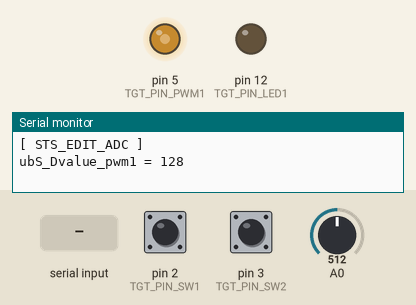
Bench run of a sketch on a simulated Arduino Uno, built with avr-gcc and run on an emulated ATmega328P. Shown: output pins drawn as LEDs (lit = HIGH), the last lines printed to the serial monitor. Dashed ring = blinking. Inputs (shaded band) come from the test bench; at power-on: pin 2 (TGT_PIN_SW1) LOW, pin 3 (TGT_PIN_SW2) LOW, A0 = 512. EEPROM starts erased.

Above: at 1.2 s.
1.3 s: pin 2 (TGT_PIN_SW1) pulled HIGH for 0.15 s
At 2.6 s:
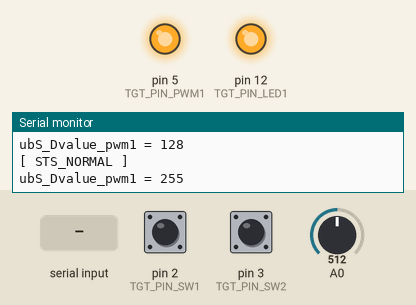
2.9 s: pin 3 (TGT_PIN_SW2) pulled HIGH for 0.15 s
At 3.32 s:
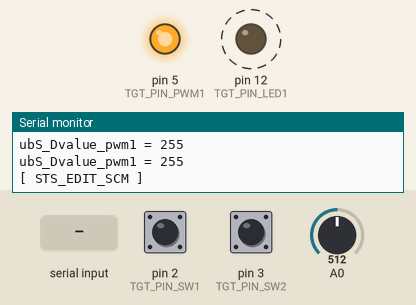
6.0 s: pin 3 (TGT_PIN_SW2) pulled HIGH for 1 s
At 6.32 s:
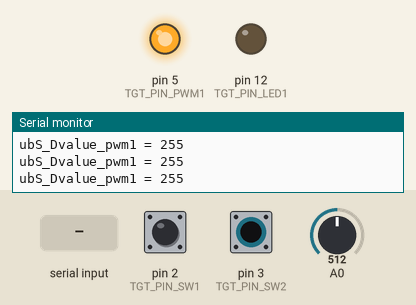
8.5 s: pin 3 (TGT_PIN_SW2) pulled HIGH for 3.2 s
At 12.47 s:
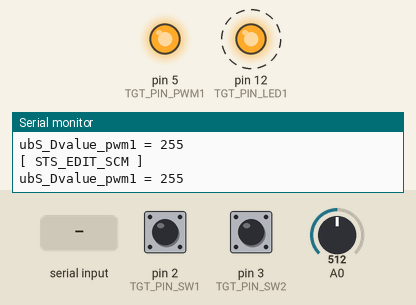
14.7 s: "90,45\n" received over Serial
At 15.47 s:
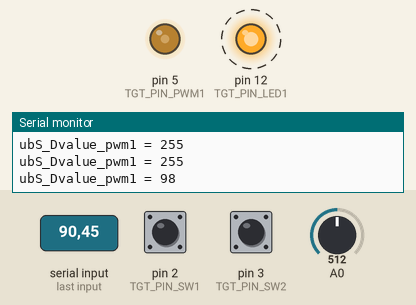
17.7 s: "30,150\n" received over Serial
At 18.6 s:
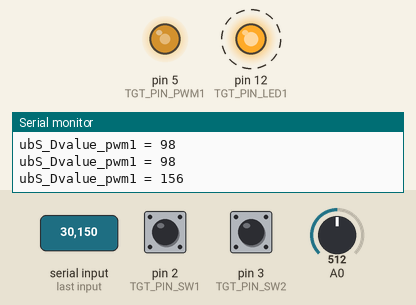
Timing chart, 0 to 21.7 s (numbered marks = the images above; inputs shaded):
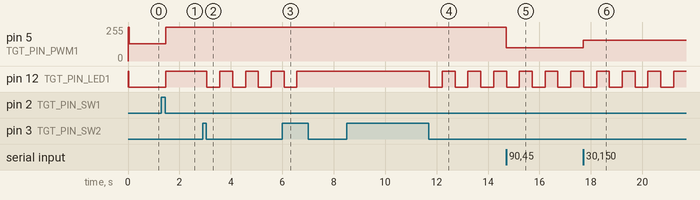

Measured:
- after the input at 1.3 s, pin 5 (TGT_PIN_PWM1): 128/255 → 255/255 after 0.17 s; pin 12 (TGT_PIN_LED1): LOW → HIGH after 0.17 s
- after the input at 2.9 s, pin 12 (TGT_PIN_LED1): alternates HIGH for 0.50 s and LOW for 0.50 s, starting after 0.17 s
- after the input at 6.0 s, pin 12 (TGT_PIN_LED1): goes on until 6.6 s, then stays HIGH
- after the input at 8.5 s, pin 12 (TGT_PIN_LED1): alternates HIGH for 0.50 s and LOW for 0.50 s, starting after 3.2 s
- after the input at 14.7 s, pin 5 (TGT_PIN_PWM1): 255/255 → 98/255 at once
- after the input at 17.7 s, pin 5 (TGT_PIN_PWM1): 98/255 → 156/255 at once

The sketch:

sketch_sample_02_e2prom.ino
```cpp
/*
 * ダミーファイル
 * File:   sketch_sample_02_e2prom.ino
 * Author: H.Seiyama
 */

/* インクルード宣言 */
#include <EEPROM.h>
#include <MsTimer2.h>
```

sys_main.cpp
```cpp
/*
 SYSソースファイル
 * File:   sys_main.cpp
 * Author: H.Seiyama
 */

/* インクルード宣言 */
#include "sys_type.h"
#include "tgt_type.h"
#include "MsTimer2.h"

/* 定数定義 */
#define SYS_TIME_INTR_TIMER2	SYS_TASK_CYCLE_1MS								// Timer2割込み間隔 1ms
#define SYS_TIME_CYCLE_10MS		( SYS_TASK_CYCLE_10MS / SYS_TASK_CYCLE_1MS )	// 10ms周期タスク起動判定回数
#define SYS_TIME_CYCLE_100MS	( SYS_TASK_CYCLE_100MS / SYS_TASK_CYCLE_10MS )	// 100ms周期タスク起動判定回数
#define SYS_TIME_CYCLE_1000MS	( SYS_TASK_CYCLE_1000MS / SYS_TASK_CYCLE_100MS )
																				// 1000ms周期タスク起動判定回数
#define SYS_LIB_TIMER_STOP		( 0xFFFFFFFF )									// タイマ停止状態(タイマ操作用)

/* スタティック変数定義 */
volatile u_long	ulS_Ctimer_sys;													// システムタイマ(LSB:1ms)
volatile u_char	ubS_Ctimer_cycle_10ms;											// 10ms周期タスク起動判定用カウンタ
u_char			ubS_Ctimer_cycle_100ms;											// 100ms周期タスク起動判定用カウンタ
u_char			ubS_Ctimer_cycle_1000ms;										// 1000ms周期タスク起動判定用カウンタ

/* プロトタイプ宣言 */
static void sys_intr_timer2( void );											// Timer2割込み関数

/*
 * セットアップ関数
 *
 * 引数:
 * なし
 *
 * 復帰値:
 * なし
 */
void setup( void ){
	/* タイマ変数の初期化 */
	ulS_Ctimer_sys = 0;															// システムタイマ(LSB:1ms)
	ubS_Ctimer_cycle_10ms = 0;													// 10ms周期タスク起動判定用カウンタ
	ubS_Ctimer_cycle_100ms = 0;													// 100ms周期タスク起動判定用カウンタ
	ubS_Ctimer_cycle_1000ms = 0;												// 1000ms周期タスク起動判定用カウンタ

	/* TGT初期化関数 */
	tgt_init();

	/* MsTimer2 初期設定*/
	MsTimer2::set( SYS_TIME_INTR_TIMER2, sys_intr_timer2 );
	MsTimer2::start();
}

/*
 * ループ関数
 *
 * 引数:
 * なし
 *
 * 復帰値:
 * なし
 */
void loop( void ){
	/* 10ms経過した場合 */
	if( ubS_Ctimer_cycle_10ms >= SYS_TIME_CYCLE_10MS ){
		ubS_Ctimer_cycle_10ms = 0;												// 10ms周期タスク起動判定用カウンタ
		ubS_Ctimer_cycle_100ms++;												// 100ms周期タスク起動判定用カウンタ

		/* 10ms周期タスクTGTメイン関数 */
		tgt_task_main_10ms();

		/* 100ms経過した場合 */
		if( ubS_Ctimer_cycle_100ms >= SYS_TIME_CYCLE_100MS ){
			ubS_Ctimer_cycle_100ms = 0;											// 100ms周期タスク起動判定用カウンタ
			ubS_Ctimer_cycle_1000ms++;											// 1000ms周期タスク起動判定用カウンタ

			/* 100ms周期タスクTGTメイン関数 */
			tgt_task_main_100ms();

			/* 1000ms経過した場合 */
			if( ubS_Ctimer_cycle_1000ms >= SYS_TIME_CYCLE_1000MS ){
				ubS_Ctimer_cycle_1000ms = 0;									// 1000ms周期タスク起動判定用カウンタ

				/* 1000ms周期タスクTGTメイン関数 */
				tgt_task_main_1000ms();
			}
			/* 上記以外 */
			else{
				/* 処理なし */
			}
		}
		/* 上記以外 */
		else{
			/* 処理なし */
		}
	}
	/* 上記以外 */
	else{
		/* IDLEタスクTGTメイン関数 */
		tgt_task_main_idle();
	}
}

/*
 * タイマ開始処理
 *
 * 引数:
 * ST_SYS_TIME *stW_timer タイマ変数のポインタ
 *
 * 復帰値:
 * なし
 */
void sys_lib_StartTimer( ST_SYS_TIME *stW_timer ){
	stW_timer->ul_time = ulS_Ctimer_sys;										// タイマ計測時間
}

/*
 * タイマ停止処理
 *
 * 引数:
 * ST_SYS_TIME *stW_timer タイマ変数のポインタ
 *
 * 復帰値:
 * なし
 */
void sys_lib_StopTimer( ST_SYS_TIME *stW_timer ){
	stW_timer->ul_time = SYS_LIB_TIMER_STOP;									// タイマ計測時間
}

/*
 * タイマ満了確認処理
 *
 * 引数:
 * ST_SYS_TIME *stW_timer タイマ変数のポインタ
 * u_long ulW_Dtime_max   タイマ満了判定時間
 *
 * 復帰値:
 * ON  タイマ満了
 * OFF タイマ未達
 */
u_char sys_lib_CheckTimer( ST_SYS_TIME *stW_timer, u_long ulW_Dtime_max ){
	u_char ubW_Drcode;															// 戻り値
	u_long ulW_Dtime_pass;														// タイマ経過時間

	/* タイマ停止状態である場合 */
	if( stW_timer->ul_time == SYS_LIB_TIMER_STOP ){
		ubW_Drcode = ON;														// タイマ満了
	}
	/* 上記以外 */
	else{
		/* システムタイマ(LSB:1ms)が桁あふれしていない場合 */
		if( ulS_Ctimer_sys >= stW_timer->ul_time ){
			ulW_Dtime_pass = ulS_Ctimer_sys - stW_timer->ul_time;				// タイマ経過時間

			/* タイマが満了している場合 */
			if( ulW_Dtime_pass >= ulW_Dtime_max ){
				ubW_Drcode = ON;												// タイマ満了
			}
			/* 上記以外 */
			else{
				ubW_Drcode = OFF;												// タイマ未達
			}
		}
		/* 上記以外 */
		else{
			ubW_Drcode = ON;													// タイマ満了
		}
	}

	return ubW_Drcode;
}

/*
 * Timer2割込み関数
 *
 * 引数:
 * なし
 *
 * 復帰値:
 * なし
 */
static void sys_intr_timer2( void ){
	ulS_Ctimer_sys++;															// システムタイマ(LSB:1ms)
	ubS_Ctimer_cycle_10ms++;													// 10ms周期タスク起動判定用カウンタ

	/* 1ms割込みTGTメイン関数 */
	tgt_intr_main_1ms();
}
```

sys_type.h
```cpp
/*
 SYSヘッダファイル
 * File:   sys_type.h
 * Author: H.Seiyama
 */

#ifndef __SYS_TYPE_H__
#define __SYS_TYPE_H__

/* インクルード宣言 */
#include "Arduino.h"

/* 定数定義 */
#define ON						( 1 )											// ON
#define OFF						( 0 )											// OFF

#define TRUE					true											// TRUE
#define FALSE					false											// FALSE

#define SYS_TASK_CYCLE_1MS		( 1 )											// 1ms
#define SYS_TASK_CYCLE_10MS		( 10 )											// 10ms
#define SYS_TASK_CYCLE_100MS	( 100 )											// 100ms
#define SYS_TASK_CYCLE_1000MS	( 1000 )										// 1000ms

/* 型宣言 */
typedef unsigned char	u_char;													// u_char
typedef unsigned short	u_short;												// u_short
typedef unsigned long	u_long;													// u_long
typedef signed char		s_char;													// s_char
typedef signed short	s_short;												// s_short
typedef signed long		s_long;													// s_long

typedef struct tag_ST_SYS_TIME{
	u_long ul_time;																// タイマ計測時間
} ST_SYS_TIME;																	// ST_SYS_TIME

/* プロトタイプ宣言 */
extern void		setup( void );													// セットアップ関数
extern void		loop( void );													// ループ関数
extern void		sys_lib_StartTimer( ST_SYS_TIME* );								// タイマ開始処理
extern void		sys_lib_StopTimer( ST_SYS_TIME* );								// タイマ停止処理
extern u_char	sys_lib_CheckTimer( ST_SYS_TIME*, u_long );						// タイマ満了確認処理

#endif /* __SYS_TYPE_H__ */
```

tgt_main.cpp
```cpp
/*
 TGTソースファイル
 * File:   tgt_main.cpp
 * Author: H.Seiyama
 */

/* インクルード宣言 */
#include "sys_type.h"
#include "tgt_type.h"
#include "EEPROM.h"

/* 定数定義 */
#define TGT_PIN_SW1			( 2 )												// SW1
#define TGT_PIN_SW2			( 3 )												// SW2
#define TGT_PIN_LED1		( 12 )												// LED1
#define TGT_PIN_PWM1		( 5 )												// PWM1
#define TGT_PIN_ADC1		( 0 )												// ADC1
#define TGT_E2P_PWM1		( 0 )												// E2P_PWM1

#define TGT_TIME_1000MS		( 1000 )											// 1000ms
#define TGT_TIME_BLINK		( 500 )												// 500ms
#define TGT_FILTER_COUNT	( 3 )												// フィルタ確定回数

enum tag_ENUM_TGT_STS{
	TGT_STS_NORMAL = 0,															// 状態:NORMAL
	TGT_STS_EDIT_ADC,															// 状態:EDIT_ADC
	TGT_STS_EDIT_SCM															// 状態:EDIT_SCM
};
enum tag_ENUM_TGT_EVT{
	TGT_EVT_NONE = 0,															// EVENT:NONE
	TGT_EVT_SW1_PUSH,															// EVENT:SW1_PUSH
	TGT_EVT_SW2_PUSH															// EVENT:SW2_PUSH
};

/* 型宣言 */
typedef struct tag_ST_TGT_FILTER{
	u_char ub_level;															// フィルタ値
	u_char ub_edge;																// エッジ判定値
	u_char ub_count;															// フィルタ確定用カウンタ
	u_char ub_direct;															// ポート値
} ST_TGT_FILTER;																// ST_TGT_FILTER

/* スタティック変数定義 */
static ST_TGT_FILTER	stS_Dfilter_sw1;										// SW1フィルタ情報
static ST_TGT_FILTER	stS_Dfilter_sw2;										// SW2フィルタ情報

static ST_SYS_TIME		stS_Dtime_blink;										// LED点滅用タイマ

static u_char			ubS_Dvalue_led1;										// LED1出力情報
static u_char			ubS_Dvalue_pwm1;										// PWM1出力情報
static u_char			ubS_Dstate_PwmControl;									// PWM制御状態
static u_char			ubS_Devent_PwmControl;									// PWM制御用EVENT

/* プロトタイプ宣言 */
static void		tgt_lib_InitFilter( ST_TGT_FILTER*, u_char );					// フィルタ情報初期化処理
static void		tgt_lib_GetFilter( u_char, ST_TGT_FILTER*, u_char );			// フィルタ情報取得処理

static void		tgt_sts_init_PwmControl( void );								// PWM制御初期化処理
static void		tgt_evt_event_PwmControl( void );								// PWM制御用EVENT判定処理
static void		tgt_sts_update_PwmControl( void );								// PWM制御更新処理
static void		tgt_sts_PwmControl_Normal( void );								// PWM制御状態:NORMAL
static void		tgt_sts_PwmControl_EditAdc( void );								// PWM制御状態:EDIT_ADC
static void		tgt_sts_PwmControl_EditScm( void );								// PWM制御状態:EDIT_SCM

static u_char	tgt_scm_GetNumber( u_long* );									// SCM数値取得処理

/*
 * TGT初期化関数
 *
 * 引数:
 * なし
 *
 * 復帰値:
 * なし
 */
void tgt_init( void ){
	/* デジタル入出力の設定 */
	pinMode( TGT_PIN_SW1, INPUT );												// SW1
	pinMode( TGT_PIN_SW2, INPUT );												// SW2
	pinMode( TGT_PIN_LED1, OUTPUT );											// LED1

	/* フィルタ情報初期化処理 */
	tgt_lib_InitFilter( &stS_Dfilter_sw1, HIGH );								// SW1フィルタ情報
	tgt_lib_InitFilter( &stS_Dfilter_sw2, HIGH );								// SW2フィルタ情報

	/* PWM制御初期化処理 */
	tgt_sts_init_PwmControl();

	/* シリアル通信の設定 */
	Serial.begin( 9600 );
}

/*
 * 1ms割込みTGTメイン関数
 *
 * 引数:
 * なし
 *
 * 復帰値:
 * なし
 */
void tgt_intr_main_1ms( void ){
}

/*
 * 10ms周期タスクTGTメイン関数
 *
 * 引数:
 * なし
 *
 * 復帰値:
 * なし
 */
void tgt_task_main_10ms( void ){
	/* フィルタ情報取得処理 */
	tgt_lib_GetFilter( TGT_PIN_SW1, &stS_Dfilter_sw1, TGT_FILTER_COUNT );		// SW1フィルタ情報
	tgt_lib_GetFilter( TGT_PIN_SW2, &stS_Dfilter_sw2, TGT_FILTER_COUNT );		// SW2フィルタ情報

	/* PWM制御用EVENT判定処理 */
	tgt_evt_event_PwmControl();

	/* PWM制御更新処理 */
	tgt_sts_update_PwmControl();

	/* デジタル出力関数 */
	digitalWrite( TGT_PIN_LED1, ubS_Dvalue_led1 );								// LED1出力情報
	/* アナログ出力関数 */
	analogWrite( TGT_PIN_PWM1, ubS_Dvalue_pwm1 );								// PWM1出力情報
}

/*
 * 100ms周期タスクTGTメイン関数
 *
 * 引数:
 * なし
 *
 * 復帰値:
 * なし
 */
void tgt_task_main_100ms( void ){
}

/*
 * 1000ms周期タスクTGTメイン関数
 *
 * 引数:
 * なし
 *
 * 復帰値:
 * なし
 */
void tgt_task_main_1000ms( void ){
	/* シリアル通信の出力 */
	Serial.print( "ubS_Dvalue_pwm1 = " );
	Serial.println( ubS_Dvalue_pwm1 );

}

/*
 * IDLEタスクTGTメイン関数
 *
 * 引数:
 * なし
 *
 * 復帰値:
 * なし
 */
void tgt_task_main_idle( void ){
}

/*
 * フィルタ情報初期化処理
 *
 * 引数:
 * ST_TGT_FILTER *stW_Dfilter フィルタ情報のポインタ
 * u_char ubW_Dvalue          ポートの初期値
 *
 * 復帰値:
 * なし
 */
static void tgt_lib_InitFilter( ST_TGT_FILTER *stW_Dfilter, u_char ubW_Dvalue ){
	stW_Dfilter->ub_level = ubW_Dvalue;											// フィルタ値
	stW_Dfilter->ub_edge = OFF;													// エッジ判定値
	stW_Dfilter->ub_count = 0;													// フィルタ確定用カウンタ
	stW_Dfilter->ub_direct = ubW_Dvalue;										// ポート値
}

/*
 * フィルタ情報取得処理
 *
 * 引数:
 * u_char ubW_Dport           ポート番号
 * ST_TGT_FILTER *stW_Dfilter フィルタ情報のポインタ
 * u_char ubW_Dcount          フィルタ確定回数
 *
 * 復帰値:
 * なし
 */
static void tgt_lib_GetFilter( u_char ubW_Dport, ST_TGT_FILTER *stW_Dfilter, u_char ubW_Dcount ){
	stW_Dfilter->ub_edge = OFF;													// エッジ判定値
	stW_Dfilter->ub_direct = digitalRead( ubW_Dport );							// ポート値

	/* ポート値がフィルタ値と同じ場合 */
	if( stW_Dfilter->ub_direct == stW_Dfilter->ub_level ){
		stW_Dfilter->ub_count = 0;												// フィルタ確定用カウンタ
	}
	/* 上記以外 */
	else{
		stW_Dfilter->ub_count++;												// フィルタ確定用カウンタ

		/* フィルタ確定用カウンタがフィルタ確定回数以上である場合 */
		if( stW_Dfilter->ub_count >= ubW_Dcount ){
			stW_Dfilter->ub_level = stW_Dfilter->ub_direct;						// フィルタ値
			stW_Dfilter->ub_edge = ON;											// エッジ判定値
			stW_Dfilter->ub_count = 0;											// フィルタ確定用カウンタ
		}
		/* 上記以外 */
		else{
			/* 処理なし */
		}
	}
}

/*
 * PWM制御初期化処理
 *
 * 引数:
 * なし
 *
 * 復帰値:
 * なし
 */
static void tgt_sts_init_PwmControl( void ){
	ubS_Dvalue_led1 = HIGH;														// LED1出力情報(消灯)
	/* EEPROM読込み関数 */
	ubS_Dvalue_pwm1 = EEPROM.read( TGT_E2P_PWM1 );								// PWM1出力情報
	ubS_Dstate_PwmControl = TGT_STS_NORMAL;										// PWM制御状態
	ubS_Devent_PwmControl = TGT_EVT_NONE;										// PWM制御用EVENT

	/* タイマ停止処理 */
	sys_lib_StopTimer( &stS_Dtime_blink );										// LED点滅用タイマ
}

/*
 * PWM制御用EVENT判定処理
 *
 * 引数:
 * なし
 *
 * 復帰値:
 * なし
 */
static void	 tgt_evt_event_PwmControl( void ){
	ubS_Devent_PwmControl = TGT_EVT_NONE;										// EVENT:NONE

	/* SW1フィルタ情報のエッジ判定値がONで、			*/
	/* かつ、SW1フィルタ情報のフィルタ値がLOWである場合	*/
	if(( stS_Dfilter_sw1.ub_edge == ON   )
	&& ( stS_Dfilter_sw1.ub_level == LOW )){
		ubS_Devent_PwmControl = TGT_EVT_SW1_PUSH;								// EVENT:SW1_PUSH
	}
	/* 上記以外で										*/
	/* かつ、SW1フィルタ情報のエッジ判定値がONで、		*/
	/* かつ、SW1フィルタ情報のフィルタ値がLOWである場合	*/
	else if(( stS_Dfilter_sw2.ub_edge == ON   )
	&&      ( stS_Dfilter_sw2.ub_level == LOW )){
		ubS_Devent_PwmControl = TGT_EVT_SW2_PUSH;								// EVENT:SW2_PUSH
	}
	/* 上記以外 */
	else{
		/* 処理なし */
	}
}

/*
 * PWM制御更新処理
 *
 * 引数:
 * なし
 *
 * 復帰値:
 * なし
 */
static void tgt_sts_update_PwmControl( void ){
	switch( ubS_Dstate_PwmControl ){											// PWM制御状態
	case TGT_STS_NORMAL:														// 状態:NORMAL
		/* PWM制御状態:NORMAL */
		tgt_sts_PwmControl_Normal();
		break;
	case TGT_STS_EDIT_ADC:														// 状態:EDIT_ADC
		/* PWM制御状態:EDIT_ADC */
		tgt_sts_PwmControl_EditAdc();
		break;
	case TGT_STS_EDIT_SCM:														// 状態:EDIT_SCM
		/* PWM制御状態:EDIT_SCM */
		tgt_sts_PwmControl_EditScm();
		break;
	default:
		/* TGT初期化関数 */
		tgt_init();
		break;
	}
}

/*
 * PWM制御状態:NORMAL
 *
 * 引数:
 * なし
 *
 * 復帰値:
 * なし
 */
static void tgt_sts_PwmControl_Normal( void ){
	switch( ubS_Devent_PwmControl ){											// PWM制御用EVENT
	case TGT_EVT_SW1_PUSH:														// EVENT:SW1_PUSH
		/* シリアル通信の出力 */
		Serial.println( "[ STS_EDIT_ADC ]" );

		ubS_Dvalue_led1 = LOW;													// LED1出力情報(点灯)
		/* PWM制御状態の遷移 */
		ubS_Dstate_PwmControl = TGT_STS_EDIT_ADC;								// 状態:EDIT_ADC
		break;
	case TGT_EVT_SW2_PUSH:														// EVENT:SW2_PUSH
		/* シリアル通信の出力 */
		Serial.println( "[ STS_EDIT_SCM ]" );

		ubS_Dvalue_led1 = LOW;													// LED1出力情報(点灯)
		/* タイマ開始処理 */
		sys_lib_StartTimer( &stS_Dtime_blink );									// LED点滅用タイマ
		/* PWM制御状態の遷移 */
		ubS_Dstate_PwmControl = TGT_STS_EDIT_SCM;								// 状態:EDIT_SCM
		break;
	case TGT_EVT_NONE:															// EVENT:NONE
		/* 処理なし */
		break;
	default:
		/* TGT初期化関数 */
		tgt_init();
		break;
	}
}

/*
 * PWM制御状態:EDIT_ADC
 *
 * 引数:
 * なし
 *
 * 復帰値:
 * なし
 */
static void tgt_sts_PwmControl_EditAdc( void ){
	u_short	usW_Dvalue_adc1;													// ADC1

	/* アナログ入力関数 */
	usW_Dvalue_adc1 = analogRead( TGT_PIN_ADC1 );								// ADC1
	ubS_Dvalue_pwm1 = ( u_char )(( usW_Dvalue_adc1 >> 2 ) & 0xFF );				// PWM1出力情報

	switch( ubS_Devent_PwmControl ){											// PWM制御用EVENT
	case TGT_EVT_SW1_PUSH:														// EVENT:SW1_PUSH
		/* シリアル通信の出力 */
		Serial.println( "[ STS_NORMAL ]" );

		ubS_Dvalue_led1 = HIGH;													// LED1出力情報(消灯)
		/* EEPROM読込み関数 */
		ubS_Dvalue_pwm1 = EEPROM.read( TGT_E2P_PWM1 );							// PWM1出力情報
		/* PWM制御状態の遷移 */
		ubS_Dstate_PwmControl = TGT_STS_NORMAL;									// 状態:NORMAL
		break;
	case TGT_EVT_SW2_PUSH:														// EVENT:SW2_PUSH
		/* シリアル通信の出力 */
		Serial.println( "EEPROM.write -> [ STS_NORMAL ]" );

		ubS_Dvalue_led1 = HIGH;													// LED1出力情報(消灯)
		/* EEPROM書込み関数 */
		EEPROM.write( TGT_E2P_PWM1, ubS_Dvalue_pwm1 );							// PWM1出力情報
		/* PWM制御状態の遷移 */
		ubS_Dstate_PwmControl = TGT_STS_NORMAL;									// 状態:NORMAL
		break;
	case TGT_EVT_NONE:															// EVENT:NONE
		/* 処理なし */
		break;
	default:
		/* TGT初期化関数 */
		tgt_init();
		break;
	}
}

/*
 * PWM制御状態:EDIT_SCM
 *
 * 引数:
 * なし
 *
 * 復帰値:
 * なし
 */
static void tgt_sts_PwmControl_EditScm( void ){
	u_char ubW_Dcheck_timer;													// タイマ満了確認結果
	u_char ubW_Drcode;															// SCM数値取得結果
	u_long ulW_Dvalue_scm;														// SCM取得数値

	/* SCM数値取得処理 */
	ubW_Drcode = tgt_scm_GetNumber( &ulW_Dvalue_scm );							// SCM取得数値
	/* SCM取得数値がある場合 */
	if( ubW_Drcode == ON ){
		ubS_Dvalue_pwm1 = ( u_char )( ulW_Dvalue_scm & 0xFF );					// PWM1出力情報
	}
	/* 上記以外 */
	else{
		/* 処理なし */
	}

	switch( ubS_Devent_PwmControl ){											// PWM制御用EVENT
	case TGT_EVT_SW1_PUSH:														// EVENT:SW1_PUSH
		/* シリアル通信の出力 */
		Serial.println( "[ STS_NORMAL ]" );

		ubS_Dvalue_led1 = HIGH;													// LED1出力情報(消灯)
		/* EEPROM読込み関数 */
		ubS_Dvalue_pwm1 = EEPROM.read( TGT_E2P_PWM1 );							// PWM1出力情報
		/* タイマ停止処理 */
		sys_lib_StopTimer( &stS_Dtime_blink );									// LED点滅用タイマ
		/* PWM制御状態の遷移 */
		ubS_Dstate_PwmControl = TGT_STS_NORMAL;									// 状態:NORMAL
		break;
	case TGT_EVT_SW2_PUSH:														// EVENT:SW2_PUSH
		/* シリアル通信の出力 */
		Serial.println( "EEPROM.write -> [ STS_NORMAL ]" );

		ubS_Dvalue_led1 = HIGH;													// LED1出力情報(消灯)
		/* EEPROM書込み関数 */
		EEPROM.write( TGT_E2P_PWM1, ubS_Dvalue_pwm1 );							// PWM1出力情報
		/* タイマ停止処理 */
		sys_lib_StopTimer( &stS_Dtime_blink );									// LED点滅用タイマ
		/* PWM制御状態の遷移 */
		ubS_Dstate_PwmControl = TGT_STS_NORMAL;									// 状態:NORMAL
		break;
	case TGT_EVT_NONE:															// EVENT:NONE
		/* タイマー満了確認処理 */
		ubW_Dcheck_timer = sys_lib_CheckTimer( &stS_Dtime_blink, TGT_TIME_BLINK );
																				// LED点滅用タイマ
		/* タイマが満了している場合 */
		if( ubW_Dcheck_timer == ON ){
			ubS_Dvalue_led1 = !ubS_Dvalue_led1;									// LED1出力情報(反転)

			/* タイマ開始処理 */
			sys_lib_StartTimer( &stS_Dtime_blink );								// LED点滅用タイマ
		}
		/* 上記以外 */
		else{
			/* 処理なし */
		}
		break;
	default:
		/* TGT初期化関数 */
		tgt_init();
		break;
	}
}

/*
 * SCM数値取得処理
 *
 * 引数:
 * u_long *ulW_Dvalue_scm SCM取得数値変数のポインタ
 *
 * 復帰値:
 * ON  取得数値あり
 * OFF 取得数値なし
 */
static u_char tgt_scm_GetNumber( u_long *ulW_Dvalue_scm ){
	u_char ubW_Drcode;															// 戻り値
	u_char ubW_Dlength_scm;														// 取得データ長
	u_char ubW_Ddata_1byte;														// 1byteデータ
	u_char ubW_Cindex;															// インデックス

	ubW_Drcode = OFF;															// 取得数値なし
	*ulW_Dvalue_scm = 0;														// SCM取得数値

	ubW_Dlength_scm = Serial.available();										// 取得データ長
	for( ubW_Cindex = 0; ubW_Cindex < ubW_Dlength_scm; ubW_Cindex++ ){
		ubW_Ddata_1byte = Serial.read();										// 1byteデータ

		/* 1byteデータが数字である場合 */
		if(( ubW_Ddata_1byte >= '0' )
		&& ( ubW_Ddata_1byte <= '9' )){
			*ulW_Dvalue_scm = ( ubW_Ddata_1byte - '0' ) + ( *ulW_Dvalue_scm * 10 );
																				// SCM取得数値
		}
		/* 上記以外 */
		else{
			*ulW_Dvalue_scm = *ulW_Dvalue_scm * 10;								// SCM取得数値
		}

		ubW_Drcode = ON;														// 取得数値あり
	}

	return ubW_Drcode;
}
```

tgt_type.h
```cpp
/*
 TGTヘッダファイル
 * File:   tgt_type.h
 * Author: H.Seiyama
 */

#ifndef __TGT_TYPE_H__
#define __TGT_TYPE_H__

/* プロトタイプ宣言 */
extern void tgt_init( void );													// TGT初期化関数
extern void tgt_intr_main_1ms( void );											// 1ms割込みTGTメイン関数
extern void tgt_task_main_10ms( void );											// 10ms周期タスクTGTメイン関数
extern void tgt_task_main_100ms( void );										// 100ms周期タスクTGTメイン関数
extern void tgt_task_main_1000ms( void );										// 1000ms周期タスクTGTメイン関数
extern void tgt_task_main_idle( void );											// IDLEタスクTGTメイン関数

#endif /* __TGT_TYPE_H__ */
```
